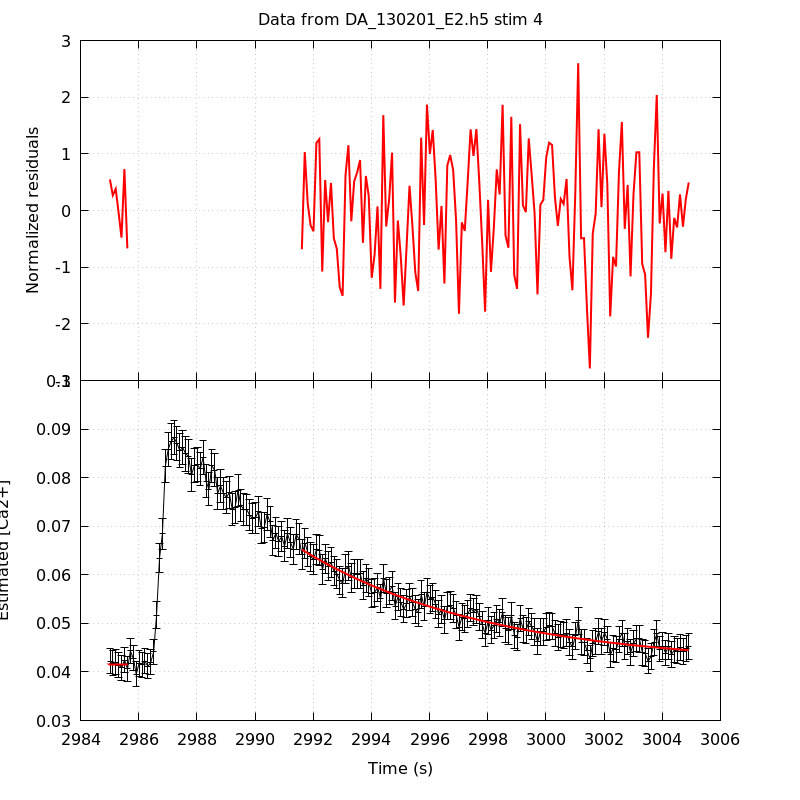

Source code (gnuplot):
unset key
set grid
set multiplot title 'Data from DA_130201_E2.h5 stim 4' noenhanced layout 2,1 margins 0.1,0.9,0.1,0.95 spacing 0,0
set ylabel 'Normalized residuals'
set xtics format ''
plot 'DA_130201_E2_aba_RatioFit_s4' using 1:4 with lines linecolor rgb 'red' linewidth 2
set format x '%g'
set xlabel 'Time (s)'
set ylabel 'Estimated [Ca2+]'
plot 'DA_130201_E2_aba_CaRatio_s4' using 1:2:($3*1.96) with yerrorlines \
     linecolor rgb 'black' linewidth 1,                \
     'DA_130201_E2_aba_RatioFit_s4' using 1:3 with lines linecolor rgb 'red'\
     linewidth 2
unset multiplot
